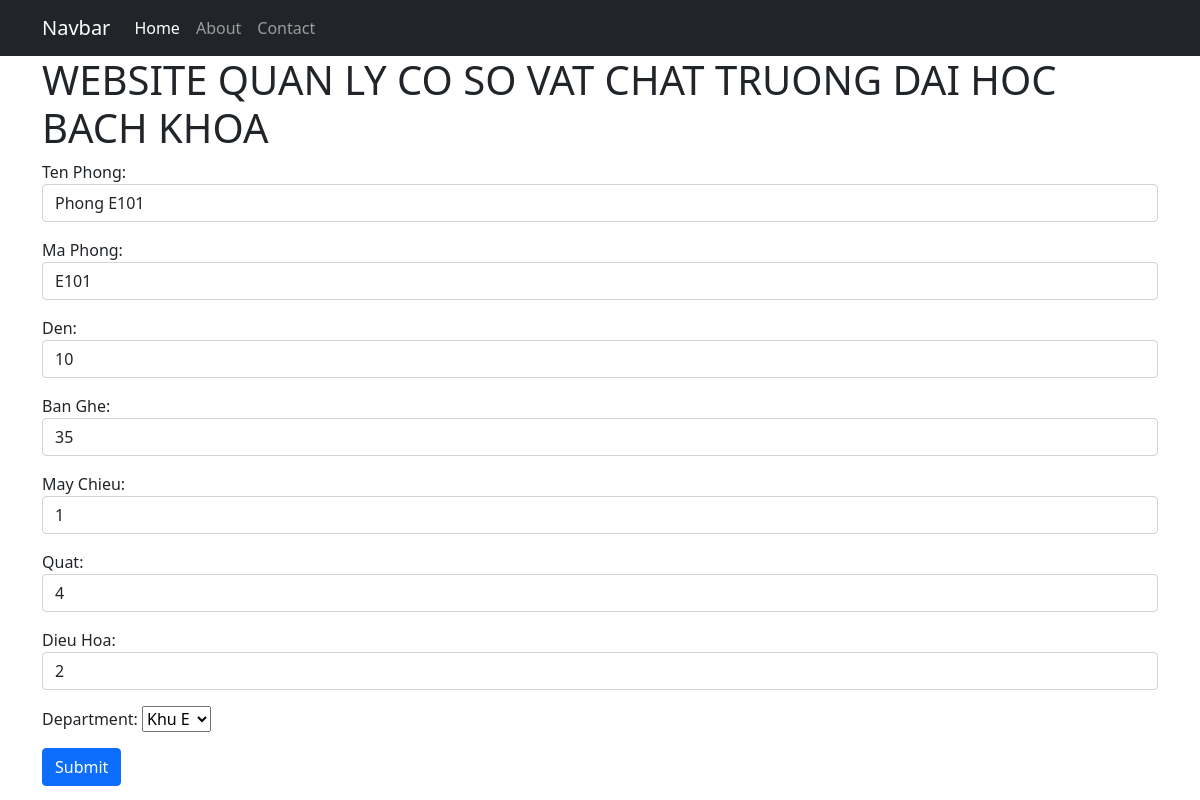
Page /7/update on the committed database.
### csvc/models.py (models this page shows, shortened)
class Csvc(models.Model):
    code = models.TextField(max_length=10)
    name = models.TextField(max_length=255)
    den = models.IntegerField(default=10)
    ban_ghe = models.IntegerField(default=40)
    may_chieu = models.IntegerField(default=1)
    quat = models.IntegerField(default=4)
    dieu_hoa = models.IntegerField(default=2)
    department = models.ForeignKey(Department,
                                   on_delete=models.CASCADE,
                                   blank=False,
                                   null=True)

class Department(models.Model):
    name = models.TextField(max_length=256)
    def __str__(self):
        return f"{self.name}"

### csvc/views.py (the view)
# urls.py: path('<int:id>/update', update_view, name='update'),
def update_view(request, id):
    student = get_object_or_404(Csvc, id=id)
    form = CsvcForm(request.POST or None, instance=student)
    if request.method == "POST":
        form.save()
        return redirect('/')
    context = {'form': form}
    return render(request, 'create.html', context)

### csvc/templates/create.html (shortened to what this page needs)
{% extends 'base.html' %}
{% block content %}
<form class="form" method="POST">{% csrf_token %}
    {{form.as_p}}
    <input type="submit" class = "btn btn-primary" value="Submit" />
</form>
{% endblock %}

### rows in the picture
Csvc: name "Phong E101", code "E101", den "10", ban_ghe "35", may_chieu "1", quat "4", dieu_hoa "2", department "Khu E"
